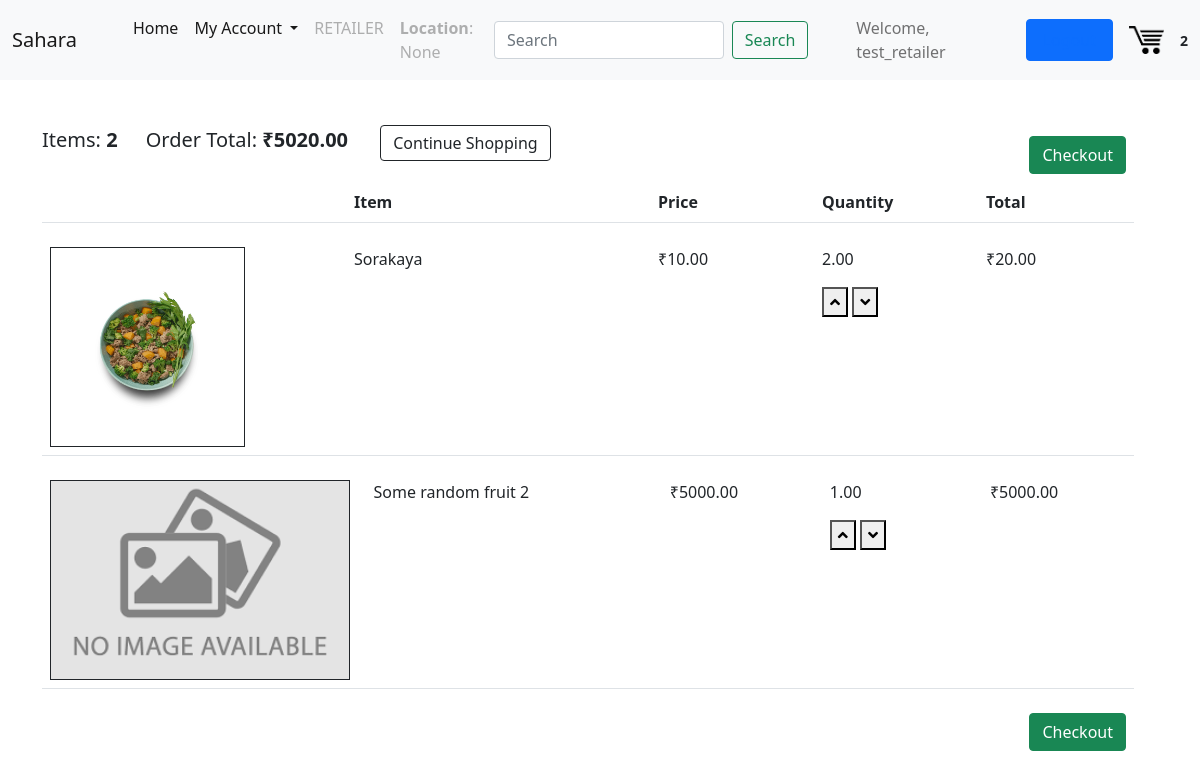
The app's page /cart/ (signed in) with its own data.
### users/models.py (models this page shows, shortened)
class Profile(models.Model):
    user = models.OneToOneField(User, on_delete=models.CASCADE)
    user_type = models.CharField(max_length=20, choices = USER_TYPES, default = "CUSTOMER")
    location = models.CharField(max_length=50, blank=True, null=True)
    country = models.CharField(max_length=50, blank=True, null=True)
    state = models.CharField(max_length=50, blank=True, null=True)

### core/models.py (models this page shows, shortened)
class Order(models.Model):
    customer = models.ForeignKey(User, on_delete=models.CASCADE)
    date_ordered = models.DateTimeField(auto_now_add=True)
    complete = models.BooleanField(default=False)
    allow_review = models.BooleanField(default=False)
    transaction_id = models.CharField(max_length=200, blank=True, null=True)
    @property
    def get_cart_total(self):
        order_items = self.orderitem_set.all()
        total = sum([item.get_total for item in order_items])
        return total
    @property
    def get_cart_items(self):
        order_items = self.orderitem_set.all()
        x = [item.quantity for item in order_items]
        total = len(x)
        return total

class OrderItem(models.Model):
    product = models.ForeignKey(Product, on_delete=models.CASCADE)
    order = models.ForeignKey(Order, on_delete=models.CASCADE)
    quantity = models.DecimalField(max_digits=10, decimal_places=2, default=0.00, validators=[MinValueValidator(Decimal('0.00'))])
    @property
    def get_total(self):
        total = self.product.price_per_unit * self.quantity
        return total

class Product(models.Model):
    seller = models.ForeignKey(User, on_delete = models.CASCADE, related_name="seller")
    date_posted = models.DateTimeField(auto_now_add=True)
    stock = models.DecimalField(max_digits=20, decimal_places=2, default=0.00, validators=[MinValueValidator(Decimal('0.00'))])
    title = models.CharField(max_length=255)
    content = models.TextField(blank=True, null=True)
    img = models.FileField(default = "default.png", upload_to = "", blank=True, null=True)
    tags = models.CharField(
        max_length = 20,
        choices = CAT_CHOICES,
        default = 'vegetables',
    )
    measurment_unit = models.CharField(
        max_length = 5,
        choices = UNIT_CHOICES,
        default = 'kg',
    )
    price_per_unit = models.DecimalField(max_digits=20, decimal_places=2, validators=[MinValueValidator(Decimal('0.00'))])

### core/views.py (the view)
# urls.py: path('cart/', cart, name = "cart"),
@login_required
def cart(request):
    customer = request.user
    order, created = Order.objects.get_or_create(customer = customer, complete=False)
    items = order.orderitem_set.all()
    cartItems = order.get_cart_items
    return render(request, 'core/cart.html', {"items": items, "order": order, "cartItems": cartItems})

### core/templates/core/cart.html (shortened to what this page needs)
{% extends "core/base.html" %}
{% load static %}
{% block content %}
    <div class="row">
        <div class="col-lg-12">
            <div class="box-element">
                <br>
                <br>
                <div class="row" style="display: inline;">
                    <h5 style="display: inline;">Items: <strong>{{ order.get_cart_items }}</strong></h5>
                    <h5 style="display: inline;">Order Total: <strong>&#8377;{{ order.get_cart_total|floatformat:2 }}</strong></h5>
                    <a style="display: inline; margin-left: 1rem;"  href="{% url 'app-home' %}" class="btn btn-outline-dark">Continue Shopping</a>
                </div>
                <a style = "float: right; margin: 0.5rem;" class="btn btn-success {% if not order.get_cart_items %} disabled {%endif %}" href="/checkout">Checkout</a>
            </div>
            <br>
            <table class="table">
                <tr><th>
                <div class="box-element">
                    <div class="row">
                        <div style="flex:2"></div>
                        <div style="flex:2"><strong>Item</strong></div>
                        <div style="flex:1"><strong>Price</strong></div>
                        <div style="flex:1"><strong>Quantity</strong></div>
                        <div style="flex:1"><strong>Total</strong></div>
                    </div>
                </th></tr>
            {% for item in items %}
            <tr>
                <td>
                <div class="row" style="margin-top: 1rem;">
                    <div style="flex:2;"><img class="row-img" style="border: 0.5px solid;" height="200" src="{{ item.product.img.url }}" alt="Product Image"></div>
                    <div style="flex:2">{{ item.product.title }}</div>
                    <div style="flex:1">&#8377;{{ item.product.price_per_unit | floatformat:2 }}</div>
                    <div style="flex: 1;">
                        <p class="quantity">{{ item.quantity }}</p>
                        <div class="quantity">
                            <button data-product="{{ item.product.id }}" data-action="add" class= "chg-quantity update-cart"><i class="fas fa-angle-up"></i></button>
                            <button data-product="{{ item.product.id }}" data-action="remove" class= "chg-quantity update-cart" alt="Decrease quantity"><i class="fas fa-angle-down"></i></button>
                        </div>
                    </div>
                    <div style="flex: 1;">&#8377;{{ item.get_total|floatformat:2 }}</div>
                    </div>
                </div>
            {% endfor %}
            <a style = "float: right; margin: 0.5rem;" class="btn btn-success {% if not order.get_cart_items %} disabled {%endif %}" href="/checkout">Checkout</a>
        </div>
    {% endblock content %}

### core/templates/core/base.html (shortened to what this page needs)
{% load static %}
<!DOCTYPE html>
<html lang="en">
<head>
    <link href="https://cdn.jsdelivr.net/npm/bootstrap@5.0.0-beta3/dist/css/bootstrap.min.css" rel="stylesheet">
    <link rel="stylesheet" href="{% static 'core/css/main.css' %}">
</head>
<body>
    <header class = "site-header">
        <nav class="navbar navbar-expand-lg navbar-light bg-light">
            <div class="container-fluid">
              <a class="navbar-brand" href="{% url 'app-home' %}">Sahara</a>
              <div class="collapse navbar-collapse" id="navbarSupportedContent">
                <ul class="navbar-nav me-auto mb-2 mb-lg-0" style="position: relative; margin-left: 2rem;">
                  <li class="nav-item">
                    <a class="nav-link active" aria-current="page" href="{% url 'app-home' %}">Home</a>
                  </li>
                  <li class="nav-item dropdown">
                    <a class="nav-link active dropdown-toggle" href="#" id="navbarDropdown" role="button" data-bs-toggle="dropdown" aria-expanded="false">
                      My Account
                    </a>
                  </li>
                  {% if user.is_authenticated %}
                  <li class="nav-item">
                    <a class="nav-link disabled" href="#" tabindex="-1" aria-disabled="true">{{user.profile.user_type}}</a>
                  </li>
                  <li class="nav-item">
                    <a class="nav-link disabled" href="#" tabindex="-1" aria-disabled="true"><b>Location</b>: {{user.profile.location}}</a>
                  </li>
                  {% endif %}
                </ul>
                  <form method="POST" action="/search" class="d-flex text-center" style="margin-right: 3em;">
                    <input class="form-control me-2" name="search" type="search" placeholder="Search" id="searchbox" aria-label="Search">
                    <button class="nav-item btn btn-outline-success" type="submit">Search</button>
                  </form>
                {% if user.is_authenticated %}
                      <span class="navbar-text" style="margin-right: 0.5em;">
                      Welcome, {{user.username}}
                      </span>
                      <a class = "nav-item nav-link btn btn-primary d-flex" style="float: right; margin-left: 0.5rem;" href="/logout">Logout</a>
                {% endif %}
                <a href="{% url 'cart' %}">
                <img  id="cart-icon" width="35" style="margin-left: 1rem; margin-right: 1rem;" src="{% static 'core/cart.png' %}">
                </a>
                <small style="font-weight:bold;">{{ cartItems }}</small>
              </div>
            </div>
          </nav>
    </header>
    <main role="main" class="container">
      <div class="row">
          {% block content %}{% endblock %}
    </main>
    <link rel="stylesheet" href="https://use.fontawesome.com/releases/v5.7.0/css/all.css">
  </body>
</html>

### records on screen
Order: get_cart_items "2", get_cart_total "5020.00"
OrderItem: product.img (picture), product "Sorakaya", product.price_per_unit "10.00", quantity "2.00", get_total "20.00"
OrderItem: product.img (placeholder picture), product "Some random fruit 2", product.price_per_unit "5000.00", quantity "1.00", get_total "5000.00"

### other values on screen
{{ user.profile.user_type }} "RETAILER"
{{ user.profile.location }} "None"
{{ user.username }} "test_retailer"
{{ cartItems }} "2"
